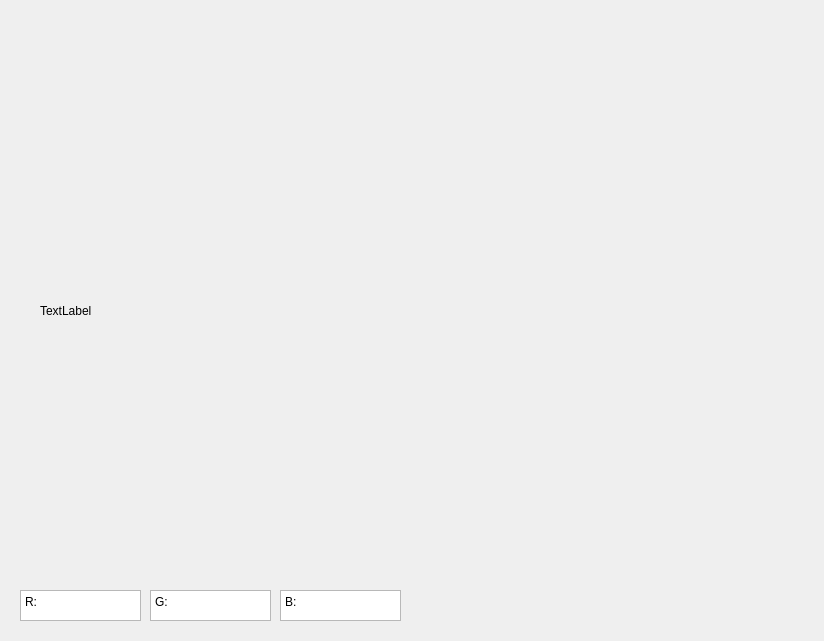
<?xml version="1.0" encoding="UTF-8"?>
<ui version="4.0">
 <class>Linwin</class>
 <widget class="QWidget" name="Linwin">
  <property name="geometry">
   <rect>
    <x>0</x>
    <y>0</y>
    <width>824</width>
    <height>641</height>
   </rect>
  </property>
  <property name="windowTitle">
   <string>Widget</string>
  </property>
  <widget class="QLabel" name="label">
   <property name="geometry">
    <rect>
     <x>40</x>
     <y>40</y>
     <width>741</width>
     <height>541</height>
    </rect>
   </property>
   <property name="text">
    <string>TextLabel</string>
   </property>
  </widget>
  <widget class="QTextEdit" name="textEdit">
   <property name="geometry">
    <rect>
     <x>20</x>
     <y>590</y>
     <width>121</width>
     <height>31</height>
    </rect>
   </property>
   <property name="readOnly">
    <bool>true</bool>
   </property>
   <property name="html">
    <string>&lt;!DOCTYPE HTML PUBLIC &quot;-//W3C//DTD HTML 4.0//EN&quot; &quot;http://www.w3.org/TR/REC-html40/strict.dtd&quot;&gt;
&lt;html&gt;&lt;head&gt;&lt;meta name=&quot;qrichtext&quot; content=&quot;1&quot; /&gt;&lt;style type=&quot;text/css&quot;&gt;
p, li { white-space: pre-wrap; }
&lt;/style&gt;&lt;/head&gt;&lt;body style=&quot; font-family:'SimSun'; font-size:9pt; font-weight:400; font-style:normal;&quot;&gt;
&lt;p style=&quot; margin-top:0px; margin-bottom:0px; margin-left:0px; margin-right:0px; -qt-block-indent:0; text-indent:0px;&quot;&gt;R:&lt;/p&gt;&lt;/body&gt;&lt;/html&gt;</string>
   </property>
  </widget>
  <widget class="QTextEdit" name="textEdit_2">
   <property name="geometry">
    <rect>
     <x>150</x>
     <y>590</y>
     <width>121</width>
     <height>31</height>
    </rect>
   </property>
   <property name="html">
    <string>&lt;!DOCTYPE HTML PUBLIC &quot;-//W3C//DTD HTML 4.0//EN&quot; &quot;http://www.w3.org/TR/REC-html40/strict.dtd&quot;&gt;
&lt;html&gt;&lt;head&gt;&lt;meta name=&quot;qrichtext&quot; content=&quot;1&quot; /&gt;&lt;style type=&quot;text/css&quot;&gt;
p, li { white-space: pre-wrap; }
&lt;/style&gt;&lt;/head&gt;&lt;body style=&quot; font-family:'SimSun'; font-size:9pt; font-weight:400; font-style:normal;&quot;&gt;
&lt;p style=&quot; margin-top:0px; margin-bottom:0px; margin-left:0px; margin-right:0px; -qt-block-indent:0; text-indent:0px;&quot;&gt;G:&lt;/p&gt;&lt;/body&gt;&lt;/html&gt;</string>
   </property>
  </widget>
  <widget class="QTextEdit" name="textEdit_3">
   <property name="geometry">
    <rect>
     <x>280</x>
     <y>590</y>
     <width>121</width>
     <height>31</height>
    </rect>
   </property>
   <property name="html">
    <string>&lt;!DOCTYPE HTML PUBLIC &quot;-//W3C//DTD HTML 4.0//EN&quot; &quot;http://www.w3.org/TR/REC-html40/strict.dtd&quot;&gt;
&lt;html&gt;&lt;head&gt;&lt;meta name=&quot;qrichtext&quot; content=&quot;1&quot; /&gt;&lt;style type=&quot;text/css&quot;&gt;
p, li { white-space: pre-wrap; }
&lt;/style&gt;&lt;/head&gt;&lt;body style=&quot; font-family:'SimSun'; font-size:9pt; font-weight:400; font-style:normal;&quot;&gt;
&lt;p style=&quot; margin-top:0px; margin-bottom:0px; margin-left:0px; margin-right:0px; -qt-block-indent:0; text-indent:0px;&quot;&gt;B:&lt;/p&gt;&lt;/body&gt;&lt;/html&gt;</string>
   </property>
  </widget>
 </widget>
 <layoutdefault spacing="6" margin="11"/>
 <resources/>
 <connections/>
</ui>
